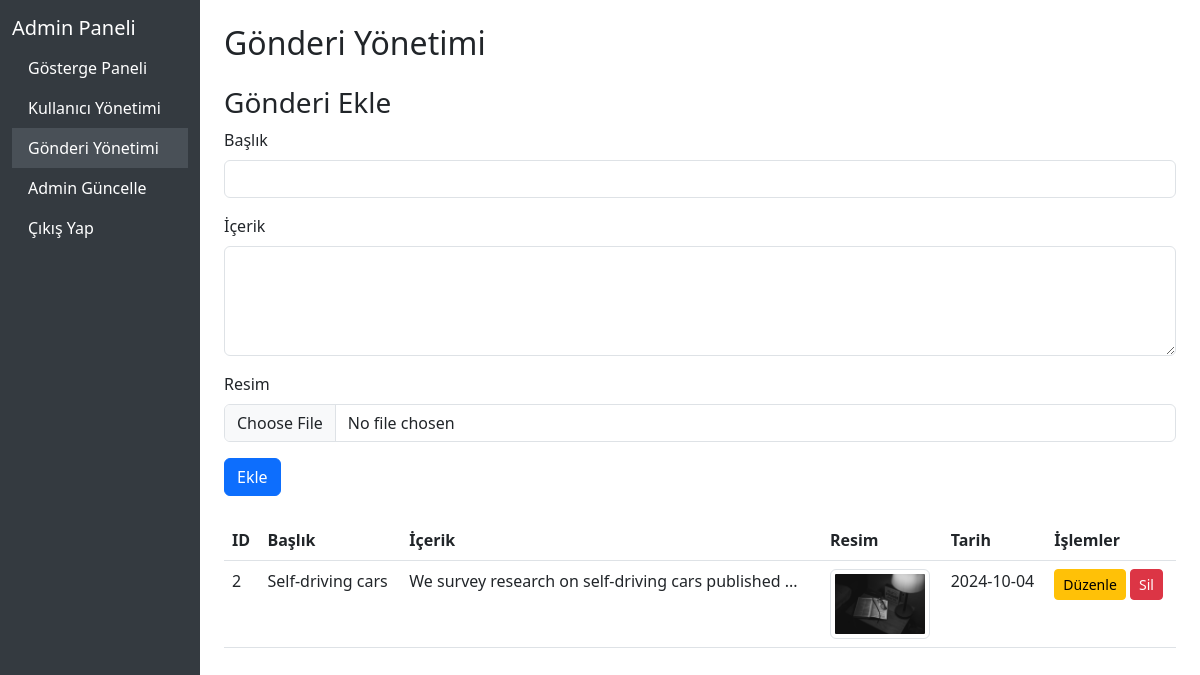
Page /admin/post_management.php (signed in) on the committed database.
### tables this page shows
CREATE TABLE `post` (
  `id` int(11) NOT NULL,
  `baslik` varchar(255) NOT NULL,
  `icerik` mediumtext NOT NULL,
  `resim` varchar(255) NOT NULL,
  `yazar` varchar(255) NOT NULL,
  `tarih` timestamp NOT NULL DEFAULT current_timestamp()
);

### admin/post_management.php (the view, shortened to what this page needs)
<?php
include("../conn/conn.php");
$posts_stmt = $conn->prepare("SELECT * FROM post");
$posts_stmt->execute();
$posts = $posts_stmt->fetchAll();
$post = null;
?>
<!DOCTYPE html>
<html lang="tr">
<head>
    <link href="https://cdn.jsdelivr.net/npm/bootstrap@5.3.0-alpha1/dist/css/bootstrap.min.css" rel="stylesheet">
</head>
<body>
<div class="container-fluid">
    <div class="row">
        <nav class="col-md-2 d-none d-md-block sidebar">
            <div class="position-sticky">
                <h5 class="mt-3 text-white">Admin Paneli</h5>
                <ul class="nav flex-column">
                    <li class="nav-item">
                        <a class="nav-link" href="admin_dashboard.php">Gösterge Paneli</a>
                    </li>
                    <li class="nav-item">
                        <a class="nav-link" href="user_management.php">Kullanıcı Yönetimi</a>
                    </li>
                    <li class="nav-item">
                        <a class="nav-link active" href="post_management.php">Gönderi Yönetimi</a>
                    </li>
                    <li class="nav-item">
                        <a class="nav-link" href="admin_update.php">Admin Güncelle</a>
                    </li>
                    <li class="nav-item">
                        <a class="nav-link" href="logout.php">Çıkış Yap</a>
                    </li>
                </ul>
            </div>
        </nav>
        <main class="col-md-9 ms-sm-auto col-lg-10 px-4">
            <h2 class="mt-4">Gönderi Yönetimi</h2>
            <?php if (!$post): ?>
                <h3 class="mt-4">Gönderi Ekle</h3>
                <form action="" method="post" enctype="multipart/form-data">
                    <div class="mb-3">
                        <label for="title" class="form-label">Başlık</label>
                        <input type="text" class="form-control" id="title" name="title" required>
                    </div>
                    <div class="mb-3">
                        <label for="content" class="form-label">İçerik</label>
                        <textarea class="form-control" id="content" name="content" rows="4" required></textarea>
                    </div>
                    <div class="mb-3">
                        <label for="image" class="form-label">Resim</label>
                        <input type="file" class="form-control" id="image" name="image" accept="image/*">
                    </div>
                    <button type="submit" name="add_post" class="btn btn-primary">Ekle</button>
                </form>
            <?php endif; ?>
            <table class="table mt-4">
                <thead>
                    <tr>
                        <th>ID</th>
                        <th>Başlık</th>
                        <th>İçerik</th>
                        <th>Resim</th>
                        <th>Tarih</th>
                        <th>İşlemler</th>
                    </tr>
                </thead>
                <tbody>
                    <?php foreach ($posts as $post): ?>
                        <tr>
                            <td><?php echo htmlspecialchars($post['id']); ?></td>
                            <td><?php echo htmlspecialchars($post['baslik']); ?></td>
                            <td><?php echo htmlspecialchars(substr($post['icerik'], 0, 50)) . '...'; ?></td>
                            <td>
                                <?php if (!empty($post['resim'])): ?>
                                    <img src="../pages/public/images/<?php echo htmlspecialchars($post['resim']); ?>" alt="Gönderi Resmi" class="img-thumbnail" style="max-width: 100px;">
                                <?php else: ?>
                                    <span>Resim yok</span>
                                <?php endif; ?>
                            </td>
                            <td><?php echo (new DateTime($post['tarih']))->format('Y-m-d'); ?></td>
                            <td>
                                <a href="?edit=<?php echo htmlspecialchars($post['id']); ?>" class="btn btn-warning btn-sm">Düzenle</a>
                                <a href="?delete=<?php echo htmlspecialchars($post['id']); ?>" class="btn btn-danger btn-sm" onclick="return confirm('Bu gönderiyi silmek istediğinize emin misiniz?');">Sil</a>
                            </td>
                        </tr>
                    <?php endforeach; ?>
                </tbody>
            </table>
        </main>
    </div>
</div>
</body>
</html>

### admin/post_management.php (style rules this page uses)
.sidebar { min-height: 100vh; background-color: #343a40; color: white; }
.sidebar .nav-link { color: white; }
.sidebar .nav-link.active { background-color: #495057; }

### rows in the picture
post: id "2", baslik "Self-driving cars", icerik "We survey research on self-driving cars published", resim (picture), tarih "2024-10-04"
